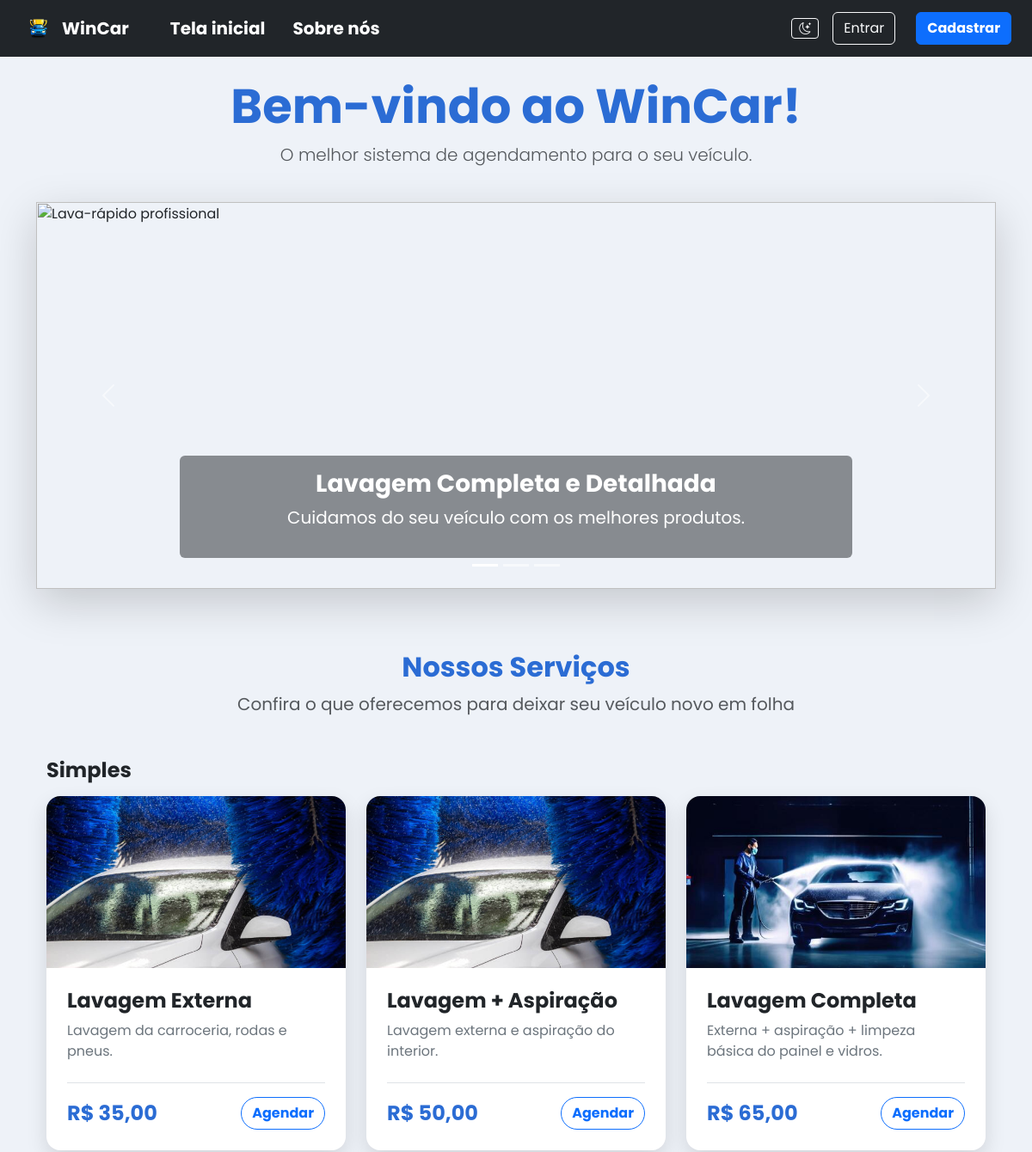
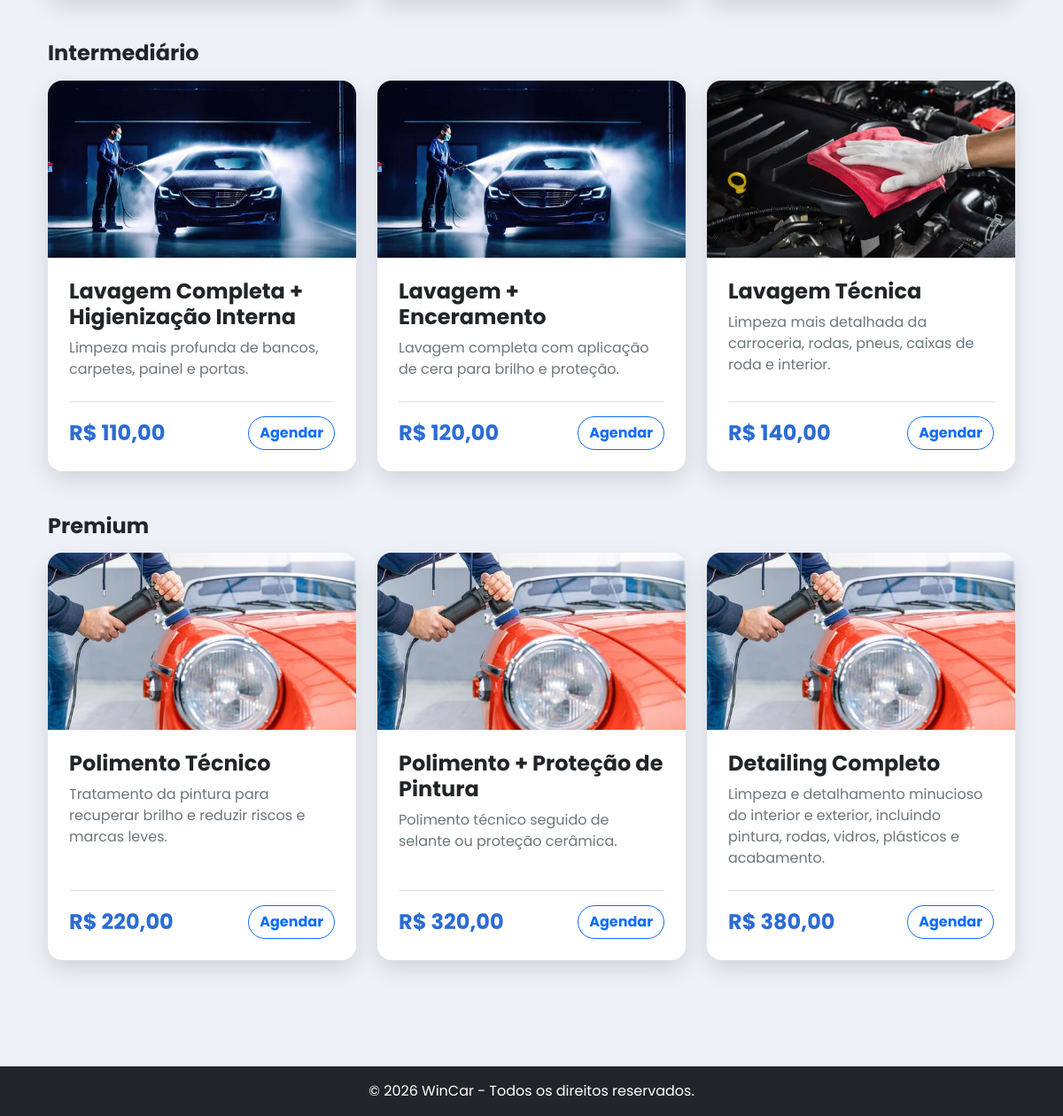
The page / on the database its author committed (2 pictures, top to bottom).
### tables this page shows
CREATE TABLE IF NOT EXISTS `servico` (
  `id_servico` int NOT NULL AUTO_INCREMENT,
  `nome` varchar(100) NOT NULL,
  `descricao` text,
  `preco` varchar(30) NOT NULL,
  `duracao` int NOT NULL,
  `categoria` enum('Simples','Intermediário','Premium') NOT NULL DEFAULT 'Simples',
  `imagem` varchar(255) DEFAULT NULL,
  PRIMARY KEY (`id_servico`)
);

### index.php (the view, shortened to what this page needs)
<?php
require_once 'config/conexao.php';
try {
    $stmt = $conexao->query(
        "SELECT * FROM servico
         ORDER BY FIELD(categoria, 'Simples', 'Intermediário', 'Premium'), id_servico"
    );
    $servicos = $stmt->fetchAll(PDO::FETCH_ASSOC);
} catch (PDOException $e) {
    $servicos = [];
}
$servicosPorCategoria = [];
foreach ($servicos as $servico) {
    $servicosPorCategoria[$servico['categoria']][] = $servico;
}
include 'includes/header.php';
?>
<div class="text-center mb-4 container">
    <h1 class="display-4 fw-bold text-primary">Bem-vindo ao WinCar!</h1>
    <p class="lead text-muted">O melhor sistema de agendamento para o seu veículo.</p>
</div>
<div id="carrosselWinCar" class="carousel slide shadow-lg mb-4" data-bs-ride="carousel">
    <div class="carousel-indicators">
        <button type="button" data-bs-target="#carrosselWinCar" data-bs-slide-to="0" class="active"></button>
        <button type="button" data-bs-target="#carrosselWinCar" data-bs-slide-to="1"></button>
        <button type="button" data-bs-target="#carrosselWinCar" data-bs-slide-to="2"></button>
    </div>
    <div class="carousel-inner">
        <div class="carousel-item active">
            <img src="https://images.unsplash.com/photo-1520340356584-f9917d1eea6f?auto=format&fit=crop&w=1600&q=80" class="d-block w-100" alt="Lava-rápido profissional" style="height: 450px; object-fit: cover;">
            <div class="carousel-caption d-none d-md-block bg-dark bg-opacity-50 rounded p-3 mb-3">
                <h3 class="fw-bold">Lavagem Completa e Detalhada</h3>
                <p class="fs-5">Cuidamos do seu veículo com os melhores produtos.</p>
            </div>
        </div>
    </div>
    <button class="carousel-control-prev" type="button" data-bs-target="#carrosselWinCar" data-bs-slide="prev">
        <span class="carousel-control-prev-icon"></span>
    </button>
    <button class="carousel-control-next" type="button" data-bs-target="#carrosselWinCar" data-bs-slide="next">
        <span class="carousel-control-next-icon"></span>
    </button>
</div>
<section class="container my-5">
    <div class="text-center mb-5">
        <h2 class="fw-bold text-primary">Nossos Serviços</h2>
        <p class="text-muted fs-5">Confira o que oferecemos para deixar seu veículo novo em folha</p>
    </div>
    <?php if (!empty($servicosPorCategoria)): ?>
        <?php foreach ($servicosPorCategoria as $categoria => $itensCategoria): ?>
            <div class="d-flex align-items-center gap-2 mb-3">
                <h4 class="fw-bold mb-0"><?php echo htmlspecialchars($categoria); ?></h4>
            </div>
            <div class="row g-4 mb-5">
                <?php foreach ($itensCategoria as $servico): ?>
                    <div class="col-12 col-md-4">
                        <div class="card h-100 shadow-sm border-0 rounded-4 overflow-hidden card-servico">
                            <img
                                src="assets/img/<?php echo !empty($servico['imagem']) ? $servico['imagem'] : 'servico-padrao.jpg'; ?>"
                                class="card-img-top img-fluid"
                                alt="<?php echo htmlspecialchars($servico['nome']); ?>"
                                style="height: 200px; object-fit: cover;">
                            <div class="card-body d-flex flex-column p-4">
                                <h4 class="card-title fw-bold text-dark mb-2">
                                    <?php echo htmlspecialchars($servico['nome']); ?>
                                </h4>
                                <p class="card-text text-secondary mb-4 flex-grow-1">
                                    <?php echo htmlspecialchars($servico['descricao'] ?? 'Serviço automotivo completo com a qualidade WinCar.'); ?>
                                </p>
                                <div class="d-flex justify-content-between align-items-center mt-auto pt-3 border-top">
                                    <span class="fs-4 fw-bold text-primary">
                                        R$ <?php echo number_format($servico['preco'], 2, ',', '.'); ?>
                                    </span>
                                    <a href="agendar.php" class="btn btn-outline-primary rounded-pill fw-bold">
                                        Agendar
                                    </a>
                                </div>
                            </div>
                        </div>
                    </div>
                <?php endforeach; ?>
            </div>
        <?php endforeach; ?>
    <?php else: ?>
        <div class="col-12 text-center py-4">
            <p class="text-muted">Nenhum serviço cadastrado no momento.</p>
        </div>
    <?php endif; ?>
</section>
<?php include 'includes/footer.php'; ?>

### includes/header.php (shortened to what this page needs)
<!DOCTYPE html>
<html lang="pt-br">
<head>
    <link href="https://cdn.jsdelivr.net/npm/bootstrap@5.3.0/dist/css/bootstrap.min.css" rel="stylesheet">
    <link href="assets/css/estilo.css" rel="stylesheet">
    <link rel="stylesheet" href="https://cdn.jsdelivr.net/npm/bootstrap-icons@1.11.3/font/bootstrap-icons.css">
</head>
<body class="d-flex flex-column min-vh-100 bg-light">
<nav class="navbar navbar-expand-lg navbar-dark bg-dark">
  <div class="container-fluid px-4 d-flex justify-content-between align-items-center">
    <span class="navbar-brand fw-bold d-flex align-items-center">
      <img src="assets/img/logowincar.png" alt="WinCar Logo" height="40" class="me-2">
      WinCar
    </span>
    <div class="collapse navbar-collapse" id="navbarWinCar">
      <ul class="navbar-nav flex-lg-row gap-lg-3 mx-lg-4">
        <li class="nav-item">
          <a class="nav-link text-white fw-bold fs-5" href="index.php">Tela inicial</a>
        </li>
        <li class="nav-item">
          <a class="nav-link text-white fw-bold fs-5" href="sobrenos.php">Sobre nós</a>
        </li>
      </ul>
      <div class="d-flex flex-column flex-lg-row align-items-lg-center gap-3 ms-lg-auto mt-3 mt-lg-0">
        <?php if (isset($_SESSION['usuario_nome'])): ?>
            <?php
                $nomeCompleto = $_SESSION['usuario_nome'];
                $primeiroNome = explode(' ', trim($nomeCompleto))[0];
            ?>
            <div class="dropdown">
                <a href="#" class="d-flex align-items-center text-white text-decoration-none dropdown-toggle" id="dropdownUser" data-bs-toggle="dropdown" aria-expanded="false">
                    <img src="assets/img/user.png" alt="Perfil" width="32" height="32" class="rounded-circle me-2 border border-white">
                    <span class="fw-semibold">Olá, <?php echo htmlspecialchars($primeiroNome); ?>!</span>
                </a>
                <ul class="dropdown-menu dropdown-menu-end shadow" aria-labelledby="dropdownUser">
                    <li>
                        <button class="dropdown-item d-flex align-items-center gap-2" id="toggleTema" type="button">
                            <i class="bi bi-moon-stars"></i> Alternar tema
                        </button>
                    </li>
                    <li><hr class="dropdown-divider"></li>
                    <li><a class="dropdown-item text-danger fw-bold" href="logout.php">Sair</a></li>
                </ul>
            </div>
        <?php else: ?>
            <button class="btn btn-outline-light btn-sm" id="toggleTema" type="button" title="Alternar tema">
                <i class="bi bi-moon-stars"></i>
            </button>
            <a href="login.php" class="btn btn-outline-light me-2">Entrar</a>
            <a href="cadastro.php" class="btn btn-primary fw-bold">Cadastrar</a>
        <?php endif; ?>
      </div>
    </div>
  </div>
</nav>
<div class="container my-auto flex-grow-1 d-flex flex-column justify-content-center py-4">

### includes/footer.php (shortened to what this page needs)
</div>
 <footer class="bg-dark text-white text-center py-3 mt-auto">
    <p class="mb-0">&copy; 2026 WinCar - Todos os direitos reservados.</p>
</footer>
</body>
</html>

### assets/css/estilo.css (style rules this page uses)
:root { --bs-primary: #2b6cd4; --bs-primary-rgb: 43, 108, 212; }
:root { --bs-light: #eef2f8; --bs-light-rgb: 238, 242, 248; }
.card { border: none; box-shadow: 0 10px 25px rgba(0, 0, 0, 0.12) !important; }
body { font-family: 'Poppins', sans-serif; }
.carousel-caption, .carousel-caption h3, .carousel-caption p { color: #ffffff !important; }

### rows shown on the page
servico: imagem (picture), nome "Lavagem Externa", descricao "Lavagem da carroceria, rodas e pneus.", preco "35,00"
servico: imagem (picture), nome "Lavagem + Aspiração", descricao "Lavagem externa e aspiração do interior.", preco "50,00"
servico: imagem (picture), nome "Lavagem Completa", descricao "Externa + aspiração + limpeza básica do painel e vidros.", preco "65,00"
servico: imagem (picture), nome "Lavagem Completa + Higienização Interna", descricao "Limpeza mais profunda de bancos, carpetes, painel e portas.", preco "110,00"
servico: imagem (picture), nome "Lavagem + Enceramento", descricao "Lavagem completa com aplicação de cera para brilho e proteção.", preco "120,00"
servico: imagem (picture), nome "Lavagem Técnica", descricao "Limpeza mais detalhada da carroceria, rodas, pneus, caixas de roda e interior.", preco "140,00"
servico: imagem (picture), nome "Polimento Técnico", descricao "Tratamento da pintura para recuperar brilho e reduzir riscos e marcas leves.", preco "220,00"
servico: imagem (picture), nome "Polimento + Proteção de Pintura", descricao "Polimento técnico seguido de selante ou proteção cerâmica.", preco "320,00"
servico: imagem (picture), nome "Detailing Completo", descricao "Limpeza e detalhamento minucioso do interior e exterior, incluindo pintura, rodas, vidros, plásticos e acabamento.", preco "380,00"

### other values the page prints
$categoria "Simples"
$categoria "Intermediário"
$categoria "Premium"
